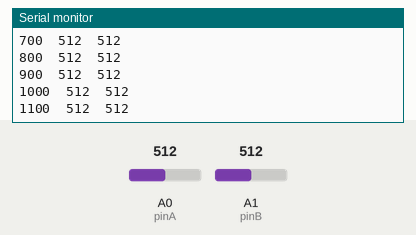
Simulated run of this sketch. Board: Arduino Uno, built with avr-gcc and run on an emulated ATmega328P. On the bench: the last lines printed to the serial monitor. The inputs (shaded band) are chosen by the test bench; at power-on: A0 (pinA) = 512, A1 (pinB) = 512.

Above: at 1.2 s.
1.3 s: A0 (pinA) set to 716
At 1.31 s:
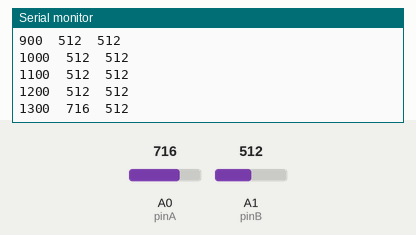
2.8 s: A1 (pinB) set to 716
At 2.81 s:
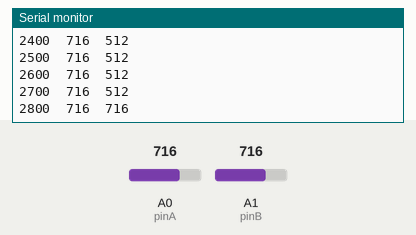
4.3 s: A0 (pinA) set to 900
At 4.31 s:
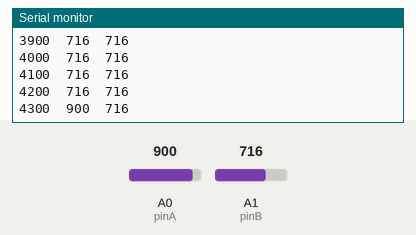
5.8 s: A1 (pinB) set to 900
At 5.81 s:
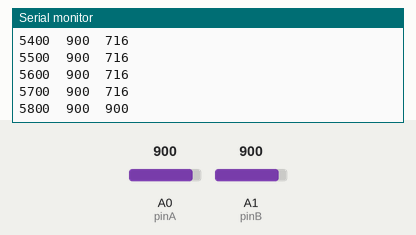
Timing chart, 0 to 8.3 s (numbered marks = the images above; inputs shaded):
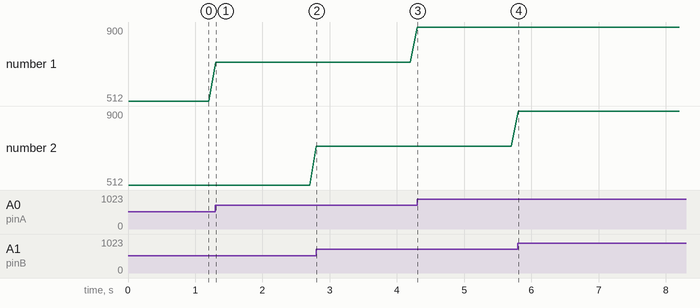

The sketch:

MeasurementSample.ino
```cpp
// Diode Pins
const int pinA = A0;
const int pinB = A1;

// Delay time
const unsigned long deltime = 100;

// Current Time
unsigned long curtime;
// Next Time
unsigned long nextime;

// Diode Output Values
int valA;
int valB;

void setup() {
  // Initialize Values
  pinMode(pinA, INPUT);
  pinMode(pinB, INPUT);
  valA = 0;
  valB = 0;

  // Begin Measurement
  Serial.begin(9600);
  curtime = millis();
  nextime = 0;
  Serial.print("Ready at ");
  Serial.print(curtime);
  Serial.print("\n");
}

void loop() {
  // Read Current Time and Pin Values
  curtime = millis();
  nextime = curtime + deltime;
  valA = analogRead(pinA);
  valB = analogRead(pinB);

  // Print Values
  Serial.print(curtime);
  Serial.print("\t");
  Serial.print(valA);
  Serial.print("\t");
  Serial.print(valB);
  Serial.print("\n");

  // Delay until next time
  while(nextime > millis()) {
    delay(1);
  }
}
```

Measured:
- after the input at 1.3 s, the serial monitor: prints a new line at once (image 1)
- after the input at 2.8 s, the serial monitor: prints a new line at once (image 2)
- after the input at 4.3 s, the serial monitor: prints a new line at once (image 3)
- after the input at 5.8 s, the serial monitor: prints a new line at once (image 4)
- plotted number 1: 512 → 716 after the input at 1.3 s, 716 → 900 after the input at 4.3 s
